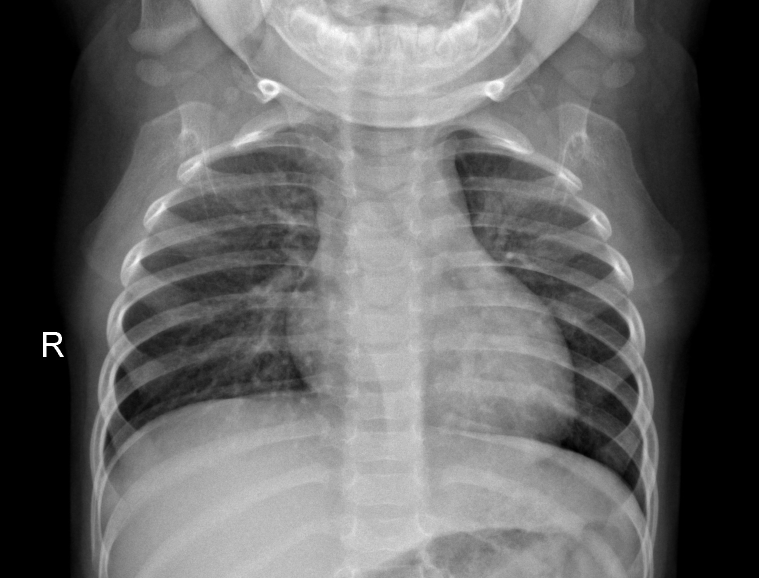
#> input picture chest_xray/train/NORMAL/IM-0151-0001.jpeg, 1518 x 1156 px, found by its file name (shown at 1/2 size)
$ jupyter execute --allow-errors DenseNet_EpochMax.ipynb
#> lines starting #> are read from the running program, lines starting #| are printed output that depends on the picture
### data_augmentation.py
from tensorflow.keras.preprocessing.image import ImageDataGenerator
import os


def generate_augmented_images(folder, to_augment_class, image_size=(256, 256)):
    dir = os.path.join(folder, to_augment_class)
    count = len(os.listdir(dir))

    # Create folder + subfolder for the augmented images
    augmented_dir = os.path.join(f"{folder}_augmented", to_augment_class)

    if not os.path.exists(f"{folder}_augmented"):
        os.mkdir(f"{folder}_augmented")

    if not os.path.exists(augmented_dir):
        os.mkdir(f"{folder}_augmented/{to_augment_class}")

    # Create a data generator for the NORMAL images with random transformations
    datagen = ImageDataGenerator(
        rotation_range=20,
        width_shift_range=0.1,
        height_shift_range=0.1,
        shear_range=0.2,
        zoom_range=0.2,
        horizontal_flip=True,
        fill_mode='nearest'
    )

    # Generate additional NORMAL images and save them to the NORMAL subfolder
    generator = datagen.flow_from_directory(
        folder,
        batch_size=1,
        target_size=image_size,
        save_to_dir=augmented_dir,
        save_format='jpeg',
        save_prefix='IM_AUGMENTED',
        classes=[to_augment_class]
    )

    # Calculate the number of additional images to generate inside train_augmented dir before reaching 5000
    additional_count = 5000 - len(os.listdir(augmented_dir))
    print(f'Additional count of images to generate: {additional_count}')

    for i in range(additional_count):
        next(generator)

    # Check the number of images in each subfolder again to ensure balance
    new_count = len(os.listdir(augmented_dir))

    print(f'Given {to_augment_class} count: {count}')
    print(f'Augmented {to_augment_class} count: {new_count}')

### DenseNet_EpochMax.ipynb
[cell 1]
# Check that GPU is used
import tensorflow as tf
tf.config.list_physical_devices('GPU')
#> (this line was passed over: tensorflow is not available in this run)

[cell 2]
from PIL import Image
import os
import numpy as np

# Define the folders where your data is stored
train_folder = 'chest_xray/train'
test_folder = 'chest_xray/test'
val_folder = 'chest_xray/val'

# Define the subfolders within each folder where the images are stored
subfolders = ['NORMAL', 'VIRUS', 'BACTERIA']

# Define the size of the images you want to resize your images to
img_width, img_height = 128, 128

[cell 3]
def split_virus_bacteria_pneumonia(folder):
    temp_subfolders = ['NORMAL', 'VIRUS', 'BACTERIA']

    # Create the subfolders if they don't exist
    for subfolder in subfolders:
        if not os.path.exists(os.path.join(folder, subfolder)):
            os.makedirs(os.path.join(folder, subfolder))

    # Move the images to the corresponding subfolder
    for subfolder in temp_subfolders:
        subfolder_path = os.path.join(folder, subfolder)
        if subfolder == 'PNEUMONIA':
            for filename in os.listdir(subfolder_path):
                if 'virus' in filename:
                    os.rename(os.path.join(subfolder_path, filename), os.path.join(folder, 'VIRUS', filename))
                elif 'bacteria' in filename:
                    os.rename(os.path.join(subfolder_path, filename), os.path.join(folder, 'BACTERIA', filename))
        else:
            for filename in os.listdir(subfolder_path):
                os.rename(os.path.join(subfolder_path, filename), os.path.join(folder, subfolder, filename))

[cell 4]
# Split the pneumonia folder into virus and bacteria subfolders
split_virus_bacteria_pneumonia(train_folder)
#> pass 2 of the loop in split_virus_bacteria_pneumonia, `for subfolder in temp_subfolders:`:
#> pass 3 of the loop in split_virus_bacteria_pneumonia, `for subfolder in temp_subfolders:`:

# Split the pneumonia folder into virus and bacteria subfolders
split_virus_bacteria_pneumonia(test_folder)
#> pass 2 of the loop in split_virus_bacteria_pneumonia, `for subfolder in temp_subfolders:`:
#> pass 3 of the loop in split_virus_bacteria_pneumonia, `for subfolder in temp_subfolders:`:

# Split the pneumonia folder into virus and bacteria subfolders
split_virus_bacteria_pneumonia(val_folder)
#> pass 2 of the loop in split_virus_bacteria_pneumonia, `for subfolder in temp_subfolders:`:
#> pass 3 of the loop in split_virus_bacteria_pneumonia, `for subfolder in temp_subfolders:`:

[cell 5]
# Function to load and resize images from a folder
def load_images_from_folder(folder, limit_per_subfolder=None):
    X = []
    y = []
    for subfolder in subfolders:
        folder_path = os.path.join(folder, subfolder)
        if limit_per_subfolder:
            # Get amount of random filenames from the folder
            filenames = np.random.choice(os.listdir(folder_path), limit_per_subfolder, replace=False)
        else:
            filenames = os.listdir(folder_path)
        for filename in filenames:
            img_path = os.path.join(folder_path, filename)
            img = Image.open(img_path)

            # Resize the image to the desired size
            img = img.resize((img_width, img_height))

            img = img.convert('RGB')

            # Convert the image to a NumPy array and append it to X
            img = np.array(img)
            X.append(img)

            # Append the corresponding label to y
            y.append(subfolders.index(subfolder))

    X = np.array(X)
    y = np.array(y)
    return X, y

[cell 6]
# Generate augmented for the training set
from data_augmentation import generate_augmented_images
generate_augmented_images(train_folder, 'NORMAL', image_size=(img_width, img_height))
#> (the call stopped at in generate_augmented_images, `datagen = ImageDataGenerator( rotation_range=20, width_shift_range=0.1..`: tensorflow is not available in this run)
generate_augmented_images(train_folder, 'BACTERIA', image_size=(img_width, img_height))
#> (the call stopped at in generate_augmented_images, `datagen = ImageDataGenerator( rotation_range=20, width_shift_range=0.1..`: tensorflow is not available in this run)
generate_augmented_images(train_folder, 'VIRUS', image_size=(img_width, img_height))
#> (the call stopped at in generate_augmented_images, `datagen = ImageDataGenerator( rotation_range=20, width_shift_range=0.1..`: tensorflow is not available in this run)

[cell 7]
# Load the training data
# Get min value between the number of normal images and the number of pneumonia images
train_folder = train_folder if train_folder.endswith('_augmented') else f"{train_folder}_augmented"
min_images = min(len(os.listdir(os.path.join(train_folder, subfolders[0]))), len(os.listdir(os.path.join(train_folder, subfolders[1]))), len(os.listdir(os.path.join(train_folder, subfolders[2]))))
X_train, y_train = load_images_from_folder(train_folder, min_images)
#> in load_images_from_folder, img is the input picture: PIL image 1518x1156 L; min 0, max 255, mean 101.8
#> in load_images_from_folder, `img = img.resize((img_width, img_height))`:
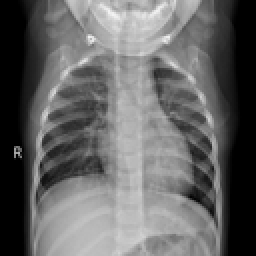
#> img: PIL image 128x128 L (shown 2 times larger); min 0, max 243, mean 101.8
#> pass 2 of the loop in load_images_from_folder, `for subfolder in subfolders:`:
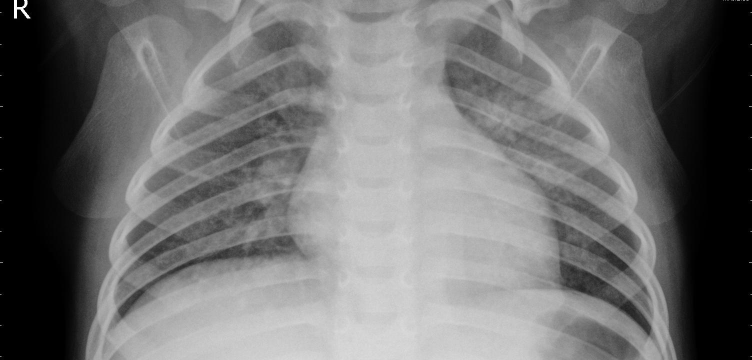
#> input picture chest_xray/val/VIRUS/person83_virus_156.jpeg, 1504 x 720 px, found by its file name (shown at 1/2 size)
#> in load_images_from_folder, img is the input picture: PIL image 1504x720 L; min 0, max 255, mean 113.5
#> in load_images_from_folder, `img = img.resize((img_width, img_height))`:
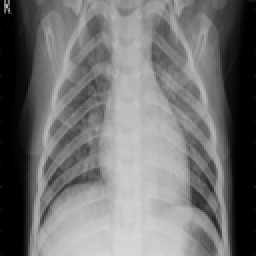
#> img: PIL image 128x128 L (shown 2 times larger); min 0, max 215, mean 113.5
#> pass 3 of the loop in load_images_from_folder, `for subfolder in subfolders:`:
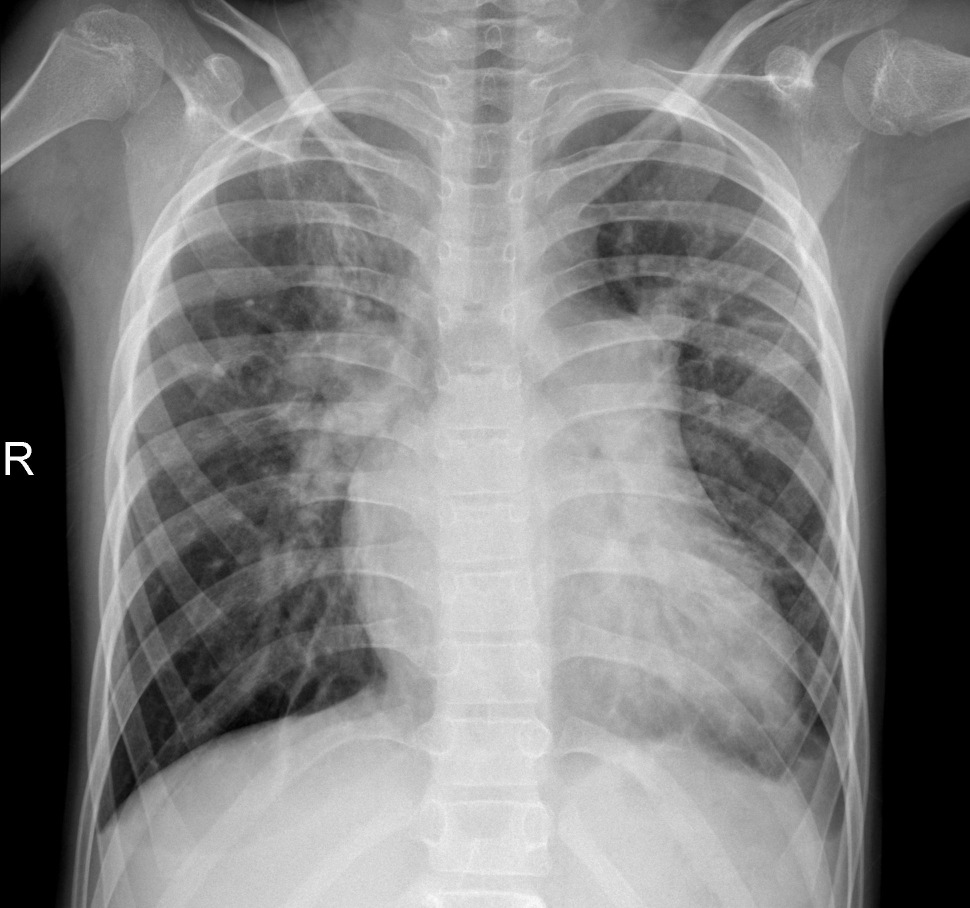
#> input picture chest_xray/train/BACTERIA/person1251_bacteria_3208.jpeg, 1940 x 1816 px, found by its file name (shown at 1/2 size)
#> in load_images_from_folder, img is the input picture: PIL image 1940x1816 L; min 0, max 255, mean 127.6
#> in load_images_from_folder, `img = img.resize((img_width, img_height))`:
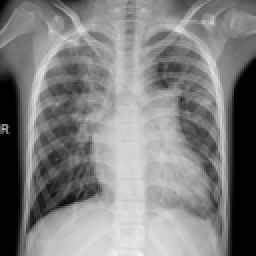
#> img: PIL image 128x128 L (shown 2 times larger); min 0, max 244, mean 127.6
#> y_train = [0, 1, 2]

# Load the test data
X_test, y_test = load_images_from_folder(test_folder)
#> pass 2 of the loop in load_images_from_folder, `for subfolder in subfolders:`:
#> pass 3 of the loop in load_images_from_folder, `for subfolder in subfolders:`:
#> y_test = [0, 1, 2]

# Load the validation data
X_val, y_val = load_images_from_folder(val_folder)
#> pass 2 of the loop in load_images_from_folder, `for subfolder in subfolders:`:
#> pass 3 of the loop in load_images_from_folder, `for subfolder in subfolders:`:
#> y_val = [0, 1, 2]

[cell 8]
# One-hot encode the labels
from tensorflow.keras.utils import to_categorical
#> (the rest of this cell did not finish here and is left out)

[cell 9]
# Make a matplot figure to show how many images are in each subfolder of train
import matplotlib.pyplot as plt
plt.figure(figsize=(10, 5))
plt.bar(subfolders, [len(os.listdir(os.path.join(train_folder, subfolder))) for subfolder in subfolders])
plt.title('Number of images in each subfolder of train')
plt.show()
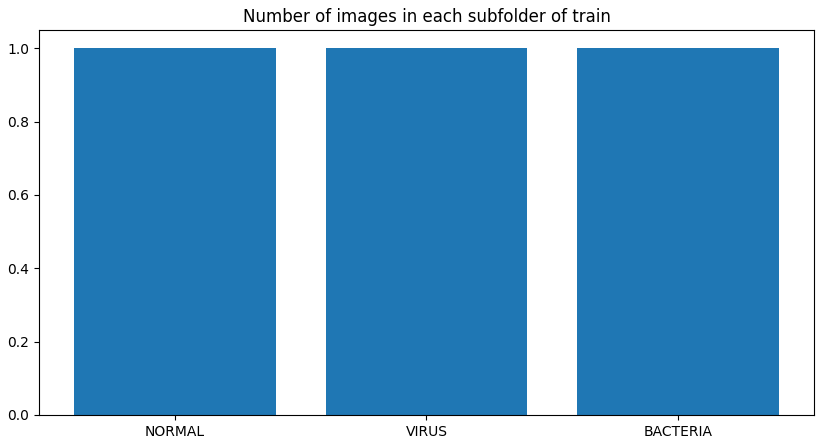
#> figure drawn by matplotlib, 1 panel

[cell 10]
# Make a matplot figure to show how many images if each class in the training set considering it is hot-encoded
plt.figure(figsize=(10, 5))
#> (the rest of this cell did not finish here and is left out)

[cell 11]
# Normalize the pixel values to be between 0 and 1
X_train = X_train.astype('float32') / 255
X_test = X_test.astype('float32') / 255
X_val = X_val.astype('float32') / 255

X_train = X_train.reshape(len(X_train), img_width, img_height, 3)
X_test = X_test.reshape(len(X_test), img_width, img_height, 3)
X_val = X_val.reshape(len(X_val), img_width, img_height, 3)

[cell 12]
single_image = X_train[np.random.randint(len(X_train))]
print(single_image.shape)
#| (128, 128, 3)
plt.imshow(single_image, cmap='Greys')

[cell 13]
# Define model metrics
from keras.metrics import AUC

#> (the rest of this cell did not finish here and is left out)

[cell 14]
from tensorflow.keras.applications import DenseNet121
from tensorflow.keras.models import Sequential
from tensorflow.keras.layers import Dense, Dropout, GlobalAveragePooling2D
from tensorflow.keras.optimizers import Adam

def create_model():
    base_model = DenseNet121(
        include_top=False,
        weights='imagenet',
        input_shape=(img_width, img_height, 3)
    )

    base_model.trainable = False

    model = Sequential()
    model.add(base_model)
    model.add(GlobalAveragePooling2D())
    model.add(Dense(256, activation='relu'))
    model.add(Dropout(0.5))
    model.add(Dense(128, activation='relu'))
    model.add(Dropout(0.5))
    model.add(Dense(3, activation='softmax'))

    model.compile(loss="categorical_crossentropy", optimizer=Adam(), metrics=metrics)

    return model

[cell 15]
from tensorflow.keras.callbacks import EarlyStopping
#> (the rest of this cell did not finish here and is left out)

[cell 16]
from sklearn.model_selection import KFold
from tensorflow.keras.preprocessing.image import ImageDataGenerator
from tensorflow.keras.callbacks import EarlyStopping

# Cross-validation parameters
n_splits = 5
epochs = 50
batch_size = 32


# Callbacks
#> (the rest of this cell did not finish here and is left out)

[cell 17]
# Get accuracy scores for each fold (train and validation)
loss = []
acc = []
val_loss = []
val_acc = []

#> (the rest of this cell did not finish here and is left out)

[cell 18]
# Plot loss and validation loss per fold
import matplotlib.pyplot as plt
plt.title('Losses')
plt.plot(range(1, len(loss)+1), loss, label='Loss')
plt.plot(range(1, len(val_loss)+1), val_loss, label='Validation loss')
plt.ylim(0.0, 1.0)
plt.xlabel('Fold')
plt.ylabel('Loss')
plt.legend()
plt.show()
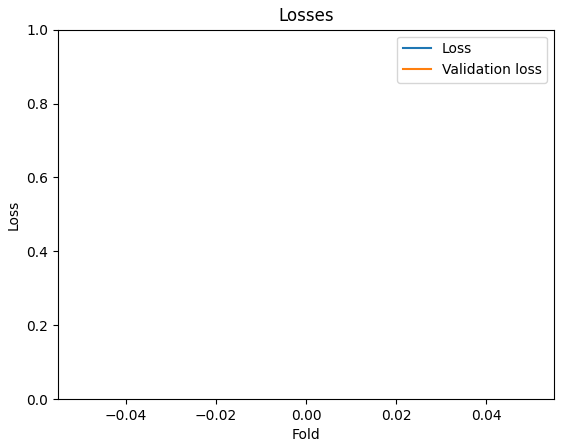
#> figure drawn by matplotlib, 1 panel

[cell 19]
# Plot accuracies and validation accuracies per fold
import matplotlib.pyplot as plt
plt.title('Accuracies')
plt.plot(range(1, len(acc)+1), acc, label='Accuracy')
plt.plot(range(1, len(val_acc)+1), val_acc, label='Validation accuracy')
plt.ylim(0.0, 1.0)
plt.xlabel('Fold')
plt.ylabel('Accuracy')
plt.legend()
plt.show()
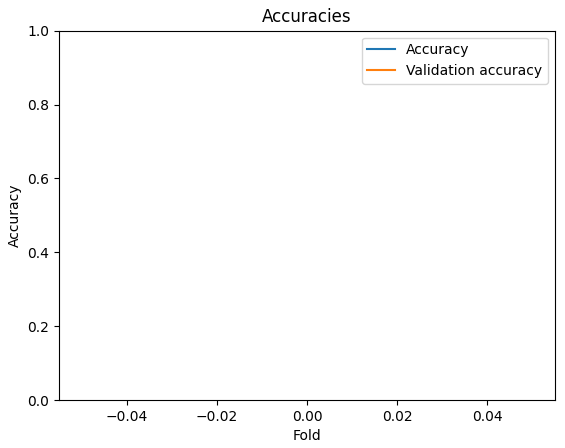
#> figure drawn by matplotlib, 1 panel
